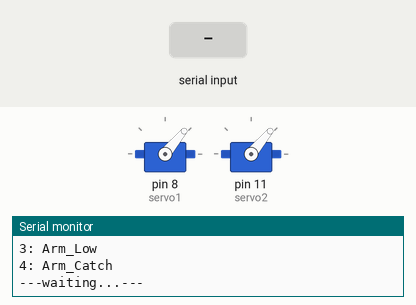
The sketch below on a simulated Arduino Uno, built with avr-gcc and run on an emulated ATmega328P. On the bench: 2 × servo, the last lines printed to the serial monitor. The test bench sets the inputs (shaded band).

Above: at 1.2 s.
1.3 s: "1\n" received over Serial
At 3.6 s:
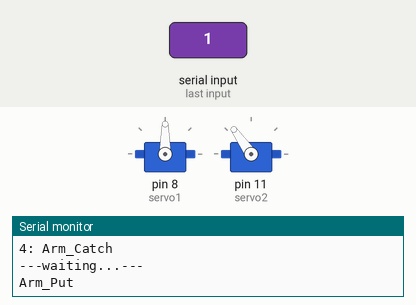
Timing chart, 0 to 5.1 s (numbered marks = the images above; inputs shaded):
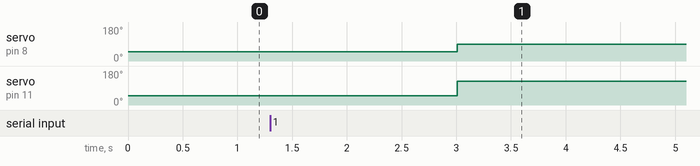

Measured:
- after the input at 1.3 s, servo on pin 8 (servo1): 50° → 90° after 1.7 s; servo on pin 11 (servo2): 50° → 125° after 1.7 s

The sketch:

Arm-check.ino
```cpp
// *********************************
// *** 前方サーボモータ用        ***
// *** 立ってる缶，ペットボトル  ***
// *********************************
#include <Servo.h>

Servo servo1;
Servo servo2;

void setup() {

  Serial.begin(19200);

  servo1.attach(8);   // 平行リンク用
  servo2.attach(11);  // UVG引張用

  Serial.println("\n");
  Serial.println("Arm_Low");  //初期状態
  servo1.write(50); //50
  servo2.write(50);  //50

  // *** アーム ***
  Serial.println("1: Arm_Put");     // ペットボトルを置く
  Serial.println("2: Arm_Middle");  // 持ち上げる
  Serial.println("3: Arm_Low");     // 下げる
  Serial.println("4: Arm_Catch");   // つかむ

  Serial.println("\n");
}

void loop() {

  byte var = Serial.read();
  var -= 0x30;

  switch (var) {

    // *** アーム ***
    case 1:
      Serial.println("Arm_Put");  // ペットボトルを置く
      servo1.write(90);   // 80  台までの高さ：大きいと上
      servo2.write(125);  // 125
      break;
    case 2:
      Serial.println("Arm_Middle");  // 持ち上げる
      servo1.write(140);  // 大きいと平行リンク持ち上げ 大
      servo2.write(200);  // 大きいと紐が緩む
      break;
    case 3:
      Serial.println("Arm_Low");  // 下げる
      servo1.write(50);
      servo2.write(50);
      break;
    case 4:
      Serial.println("Arm_Catch");  // つかむ
      servo2.write(10); // 23  つかむ距離：小さいと引き込む．

    default:
      Serial.println("---waiting...---");
      break;
  }

  delay(3000);  // [ms]
}
```
